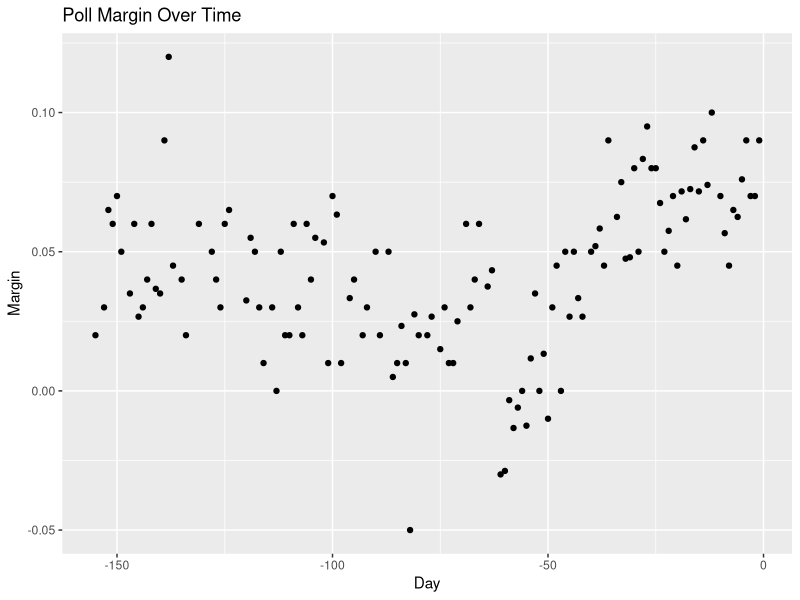
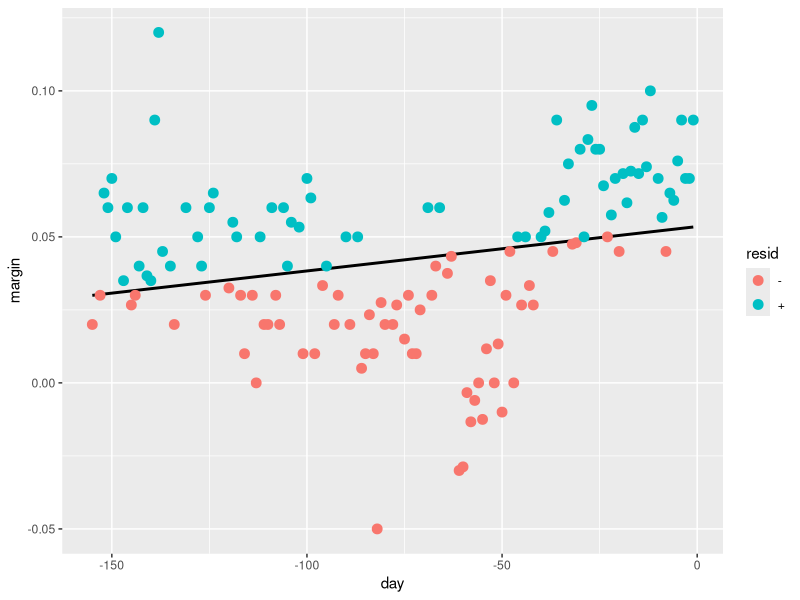

Source code (R) for these figures, in order:
# Load the necessary libraries
library(tidyverse)  # For data manipulation and visualization
library(dslabs)     # Contains data like 'polls_2008'
library(ggplot2)    # For data visualization

# Load the polls_2008 dataset from the dslabs package
data("polls_2008")

# Create a scatter plot to visualize the relationship between day and margin
ggplot(polls_2008, aes(x = day, y = margin)) +  # Initialize the plot with 'day' on the x-axis and 'margin' on the y-axis
  geom_point() +  # Adds points for each pair of day and margin
  labs(title = "Poll Margin Over Time", x = "Day", y = "Margin")  # Adds a title and axis labels to the plot

# Fit a linear regression model to estimate the trend in margin over time (using day as predictor)
resid <- ifelse(lm(margin~day, data = polls_2008)$resid > 0, "+", "-")  # Get the residuals from the linear model and classify them as "+" or "-" based on their sign

# Create a plot that shows the margin over time with a linear regression line and points colored by residuals
polls_2008 %>% 
  mutate(resid = resid) %>%  # Add a new column 'resid' to the data frame based on the calculated residuals
  ggplot(aes(day, margin)) +  # Initialize the plot with 'day' on the x-axis and 'margin' on the y-axis
  geom_smooth(method = "lm", se = FALSE, color = "black") +  # Adds a linear regression line without confidence intervals (se = FALSE)
  geom_point(aes(color = resid), size = 3)  # Adds points colored by their residuals, with a size of 3
